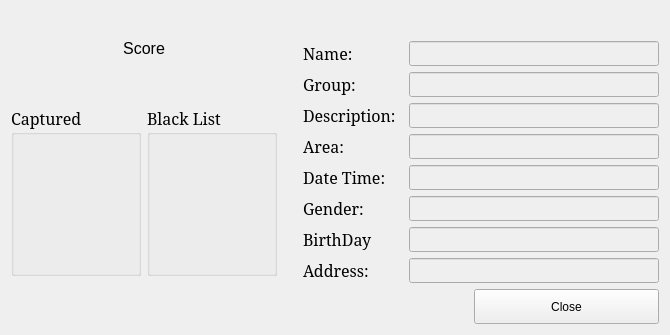
<?xml version="1.0" encoding="UTF-8"?>
<ui version="4.0">
 <class>ResultAlarmDlg</class>
 <widget class="QWidget" name="ResultAlarmDlg">
  <property name="geometry">
   <rect>
    <x>0</x>
    <y>0</y>
    <width>670</width>
    <height>335</height>
   </rect>
  </property>
  <property name="minimumSize">
   <size>
    <width>670</width>
    <height>335</height>
   </size>
  </property>
  <property name="maximumSize">
   <size>
    <width>670</width>
    <height>335</height>
   </size>
  </property>
  <property name="windowTitle">
   <string>Form</string>
  </property>
  <layout class="QGridLayout" name="gridLayout_4">
   <item row="0" column="0">
    <layout class="QGridLayout" name="gridLayout_2">
     <item row="0" column="0" colspan="2">
      <widget class="QLabel" name="lblScore">
       <property name="minimumSize">
        <size>
         <width>0</width>
         <height>30</height>
        </size>
       </property>
       <property name="maximumSize">
        <size>
         <width>16777215</width>
         <height>30</height>
        </size>
       </property>
       <property name="font">
        <font>
         <pointsize>12</pointsize>
        </font>
       </property>
       <property name="text">
        <string>Score</string>
       </property>
       <property name="alignment">
        <set>Qt::AlignCenter</set>
       </property>
      </widget>
     </item>
     <item row="1" column="0">
      <widget class="QGroupBox" name="groupCaptured">
       <property name="minimumSize">
        <size>
         <width>130</width>
         <height>170</height>
        </size>
       </property>
       <property name="maximumSize">
        <size>
         <width>1000</width>
         <height>140</height>
        </size>
       </property>
       <property name="font">
        <font>
         <family>SimSun</family>
         <pointsize>12</pointsize>
        </font>
       </property>
       <property name="title">
        <string>Captured</string>
       </property>
       <layout class="QGridLayout" name="gridLayout">
        <property name="leftMargin">
         <number>0</number>
        </property>
        <property name="topMargin">
         <number>0</number>
        </property>
        <property name="rightMargin">
         <number>0</number>
        </property>
        <property name="bottomMargin">
         <number>0</number>
        </property>
        <property name="spacing">
         <number>0</number>
        </property>
        <item row="0" column="0">
         <widget class="QLabel" name="lblCaptured">
          <property name="minimumSize">
           <size>
            <width>0</width>
            <height>0</height>
           </size>
          </property>
          <property name="maximumSize">
           <size>
            <width>16777215</width>
            <height>16777215</height>
           </size>
          </property>
          <property name="text">
           <string/>
          </property>
          <property name="alignment">
           <set>Qt::AlignCenter</set>
          </property>
         </widget>
        </item>
       </layout>
      </widget>
     </item>
     <item row="1" column="1">
      <widget class="QGroupBox" name="groupBlackList">
       <property name="minimumSize">
        <size>
         <width>130</width>
         <height>170</height>
        </size>
       </property>
       <property name="maximumSize">
        <size>
         <width>1000</width>
         <height>140</height>
        </size>
       </property>
       <property name="font">
        <font>
         <family>SimSun</family>
         <pointsize>12</pointsize>
         <weight>50</weight>
         <bold>false</bold>
        </font>
       </property>
       <property name="title">
        <string>Black List</string>
       </property>
       <layout class="QGridLayout" name="gridLayout_3">
        <property name="leftMargin">
         <number>0</number>
        </property>
        <property name="topMargin">
         <number>0</number>
        </property>
        <property name="rightMargin">
         <number>0</number>
        </property>
        <property name="bottomMargin">
         <number>0</number>
        </property>
        <property name="spacing">
         <number>0</number>
        </property>
        <item row="0" column="0">
         <widget class="QLabel" name="lblBlackList">
          <property name="minimumSize">
           <size>
            <width>0</width>
            <height>0</height>
           </size>
          </property>
          <property name="maximumSize">
           <size>
            <width>16777215</width>
            <height>16777215</height>
           </size>
          </property>
          <property name="text">
           <string/>
          </property>
          <property name="alignment">
           <set>Qt::AlignCenter</set>
          </property>
         </widget>
        </item>
       </layout>
      </widget>
     </item>
    </layout>
   </item>
   <item row="0" column="1" colspan="2">
    <layout class="QVBoxLayout" name="verticalLayout">
     <property name="leftMargin">
      <number>20</number>
     </property>
     <property name="topMargin">
      <number>30</number>
     </property>
     <item>
      <layout class="QHBoxLayout" name="horizontalLayout">
       <item>
        <widget class="QLabel" name="lblName">
         <property name="minimumSize">
          <size>
           <width>100</width>
           <height>0</height>
          </size>
         </property>
         <property name="maximumSize">
          <size>
           <width>100</width>
           <height>16777215</height>
          </size>
         </property>
         <property name="font">
          <font>
           <family>SimSun</family>
           <pointsize>12</pointsize>
          </font>
         </property>
         <property name="text">
          <string>Name:</string>
         </property>
         <property name="alignment">
          <set>Qt::AlignLeading|Qt::AlignLeft|Qt::AlignVCenter</set>
         </property>
        </widget>
       </item>
       <item>
        <widget class="QLineEdit" name="editName">
         <property name="enabled">
          <bool>false</bool>
         </property>
         <property name="font">
          <font>
           <family>SimSun</family>
           <pointsize>12</pointsize>
          </font>
         </property>
         <property name="readOnly">
          <bool>true</bool>
         </property>
        </widget>
       </item>
      </layout>
     </item>
     <item>
      <layout class="QHBoxLayout" name="horizontalLayout_8">
       <item>
        <widget class="QLabel" name="lblPersonType">
         <property name="minimumSize">
          <size>
           <width>100</width>
           <height>0</height>
          </size>
         </property>
         <property name="maximumSize">
          <size>
           <width>100</width>
           <height>16777215</height>
          </size>
         </property>
         <property name="font">
          <font>
           <family>SimSun</family>
           <pointsize>12</pointsize>
          </font>
         </property>
         <property name="text">
          <string>Group:</string>
         </property>
         <property name="alignment">
          <set>Qt::AlignLeading|Qt::AlignLeft|Qt::AlignVCenter</set>
         </property>
        </widget>
       </item>
       <item>
        <widget class="QLineEdit" name="editGroup">
         <property name="enabled">
          <bool>false</bool>
         </property>
         <property name="font">
          <font>
           <family>SimSun</family>
           <pointsize>12</pointsize>
          </font>
         </property>
         <property name="readOnly">
          <bool>true</bool>
         </property>
        </widget>
       </item>
      </layout>
     </item>
     <item>
      <layout class="QHBoxLayout" name="horizontalLayout_2">
       <item>
        <widget class="QLabel" name="lblDescription">
         <property name="minimumSize">
          <size>
           <width>100</width>
           <height>0</height>
          </size>
         </property>
         <property name="maximumSize">
          <size>
           <width>100</width>
           <height>16777215</height>
          </size>
         </property>
         <property name="font">
          <font>
           <family>SimSun</family>
           <pointsize>12</pointsize>
          </font>
         </property>
         <property name="text">
          <string>Description:</string>
         </property>
         <property name="alignment">
          <set>Qt::AlignLeading|Qt::AlignLeft|Qt::AlignVCenter</set>
         </property>
        </widget>
       </item>
       <item>
        <widget class="QLineEdit" name="editDescription">
         <property name="enabled">
          <bool>false</bool>
         </property>
         <property name="font">
          <font>
           <family>SimSun</family>
           <pointsize>12</pointsize>
          </font>
         </property>
         <property name="readOnly">
          <bool>true</bool>
         </property>
        </widget>
       </item>
      </layout>
     </item>
     <item>
      <layout class="QHBoxLayout" name="horizontalLayout_3">
       <item>
        <widget class="QLabel" name="lblArea">
         <property name="minimumSize">
          <size>
           <width>100</width>
           <height>0</height>
          </size>
         </property>
         <property name="maximumSize">
          <size>
           <width>100</width>
           <height>16777215</height>
          </size>
         </property>
         <property name="font">
          <font>
           <family>SimSun</family>
           <pointsize>12</pointsize>
          </font>
         </property>
         <property name="text">
          <string>Area:</string>
         </property>
         <property name="alignment">
          <set>Qt::AlignLeading|Qt::AlignLeft|Qt::AlignVCenter</set>
         </property>
        </widget>
       </item>
       <item>
        <widget class="QLineEdit" name="editArea">
         <property name="enabled">
          <bool>false</bool>
         </property>
         <property name="font">
          <font>
           <family>SimSun</family>
           <pointsize>12</pointsize>
          </font>
         </property>
         <property name="readOnly">
          <bool>true</bool>
         </property>
        </widget>
       </item>
      </layout>
     </item>
     <item>
      <layout class="QHBoxLayout" name="horizontalLayout_4">
       <item>
        <widget class="QLabel" name="lblDateTime">
         <property name="minimumSize">
          <size>
           <width>100</width>
           <height>0</height>
          </size>
         </property>
         <property name="maximumSize">
          <size>
           <width>100</width>
           <height>16777215</height>
          </size>
         </property>
         <property name="font">
          <font>
           <family>SimSun</family>
           <pointsize>12</pointsize>
          </font>
         </property>
         <property name="text">
          <string>Date Time:</string>
         </property>
         <property name="alignment">
          <set>Qt::AlignLeading|Qt::AlignLeft|Qt::AlignVCenter</set>
         </property>
        </widget>
       </item>
       <item>
        <widget class="QLineEdit" name="editDateTime">
         <property name="enabled">
          <bool>false</bool>
         </property>
         <property name="font">
          <font>
           <family>SimSun</family>
           <pointsize>12</pointsize>
          </font>
         </property>
         <property name="readOnly">
          <bool>true</bool>
         </property>
        </widget>
       </item>
      </layout>
     </item>
     <item>
      <layout class="QHBoxLayout" name="horizontalLayout_5">
       <item>
        <widget class="QLabel" name="lblGender">
         <property name="minimumSize">
          <size>
           <width>100</width>
           <height>0</height>
          </size>
         </property>
         <property name="maximumSize">
          <size>
           <width>100</width>
           <height>16777215</height>
          </size>
         </property>
         <property name="font">
          <font>
           <family>SimSun</family>
           <pointsize>12</pointsize>
          </font>
         </property>
         <property name="text">
          <string>Gender:</string>
         </property>
         <property name="alignment">
          <set>Qt::AlignLeading|Qt::AlignLeft|Qt::AlignVCenter</set>
         </property>
        </widget>
       </item>
       <item>
        <widget class="QLineEdit" name="editGender">
         <property name="enabled">
          <bool>false</bool>
         </property>
         <property name="font">
          <font>
           <family>SimSun</family>
           <pointsize>12</pointsize>
          </font>
         </property>
         <property name="readOnly">
          <bool>true</bool>
         </property>
        </widget>
       </item>
      </layout>
     </item>
     <item>
      <layout class="QHBoxLayout" name="horizontalLayout_6">
       <item>
        <widget class="QLabel" name="lblBirthday">
         <property name="minimumSize">
          <size>
           <width>100</width>
           <height>0</height>
          </size>
         </property>
         <property name="maximumSize">
          <size>
           <width>100</width>
           <height>16777215</height>
          </size>
         </property>
         <property name="font">
          <font>
           <family>SimSun</family>
           <pointsize>12</pointsize>
          </font>
         </property>
         <property name="text">
          <string>BirthDay</string>
         </property>
         <property name="alignment">
          <set>Qt::AlignLeading|Qt::AlignLeft|Qt::AlignVCenter</set>
         </property>
        </widget>
       </item>
       <item>
        <widget class="QLineEdit" name="editBirthDay">
         <property name="enabled">
          <bool>false</bool>
         </property>
         <property name="font">
          <font>
           <family>SimSun</family>
           <pointsize>12</pointsize>
          </font>
         </property>
         <property name="readOnly">
          <bool>true</bool>
         </property>
        </widget>
       </item>
      </layout>
     </item>
     <item>
      <layout class="QHBoxLayout" name="horizontalLayout_7">
       <item>
        <widget class="QLabel" name="lblAddress">
         <property name="minimumSize">
          <size>
           <width>100</width>
           <height>0</height>
          </size>
         </property>
         <property name="maximumSize">
          <size>
           <width>100</width>
           <height>16777215</height>
          </size>
         </property>
         <property name="font">
          <font>
           <family>SimSun</family>
           <pointsize>12</pointsize>
          </font>
         </property>
         <property name="text">
          <string>Address:</string>
         </property>
         <property name="alignment">
          <set>Qt::AlignLeading|Qt::AlignLeft|Qt::AlignVCenter</set>
         </property>
        </widget>
       </item>
       <item>
        <widget class="QLineEdit" name="editAddress">
         <property name="enabled">
          <bool>false</bool>
         </property>
         <property name="font">
          <font>
           <family>SimSun</family>
           <pointsize>12</pointsize>
          </font>
         </property>
         <property name="readOnly">
          <bool>true</bool>
         </property>
        </widget>
       </item>
      </layout>
     </item>
    </layout>
   </item>
   <item row="1" column="0" rowspan="2" colspan="2">
    <spacer name="horizontalSpacer">
     <property name="orientation">
      <enum>Qt::Horizontal</enum>
     </property>
     <property name="sizeHint" stdset="0">
      <size>
       <width>457</width>
       <height>20</height>
      </size>
     </property>
    </spacer>
   </item>
   <item row="1" column="2">
    <spacer name="verticalSpacer">
     <property name="orientation">
      <enum>Qt::Vertical</enum>
     </property>
     <property name="sizeHint" stdset="0">
      <size>
       <width>20</width>
       <height>0</height>
      </size>
     </property>
    </spacer>
   </item>
   <item row="2" column="2">
    <widget class="QPushButton" name="btnClose">
     <property name="minimumSize">
      <size>
       <width>0</width>
       <height>35</height>
      </size>
     </property>
     <property name="text">
      <string>Close</string>
     </property>
    </widget>
   </item>
  </layout>
  <zorder>btnClose</zorder>
  <zorder>verticalSpacer</zorder>
  <zorder>horizontalSpacer</zorder>
  <zorder>groupBlackList</zorder>
 </widget>
 <resources/>
 <connections/>
</ui>
